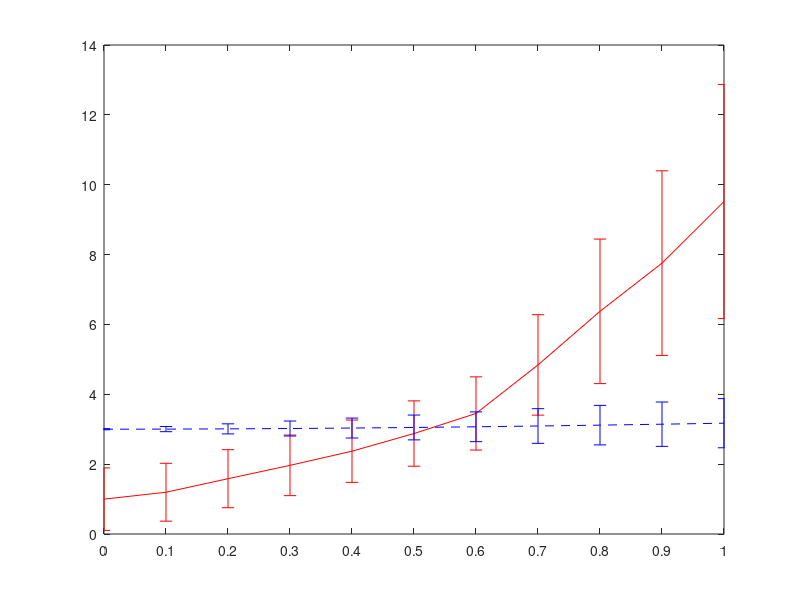

Recreate this plot in MATLAB. (Note: this script raises an error after producing the figure.)
%% Run this script to plot from the saved Data. 

clear all;
close all;
clc;


figure(1)

idx = 1:11;
load SimMultiSpeedData.mat
h2EKF = errorbar(speed_range_net(idx), xEKF_mean_performance(idx), xEKF_std_performance(idx),'r-');
hold on;
h2ES = errorbar(speed_range_net(idx), xES_mean_performance(idx), xES_std_performance(idx),'b--');
xlim([0 max(speed_range_net(idx))]);
xticks(speed_range_net(idx));
xtickformat('%.1f');
ax = gca;
ax.FontSize = 14; 
legend([h2EKF, h2ES], 'EKF','ES','interpreter','latex', 'FontSize', 24);
%ylim([0, max(mean_performanceX) + max(std_performanceX)]);

ylabel('Mean Error $\textbf{E} (^\circ)$', 'interpreter','latex', 'FontSize', 20);
%set(gca, 'XScale', 'log')   
%set(gca, 'YScale', 'log')
xlabel('Relative speed $v$ (cm/s)', 'Interpreter','latex', 'FontSize', 20);
%xlim([0 5]);
%legend([h1EKF, h1ES, h2EKF, h2ES], '$\mathbf{I}$ EKF','$\mathbf{I}$ ES', '$\mathbf{E}$ EKF','$\mathbf{E} ES$','interpreter','latex', 'FontSize', 18);

